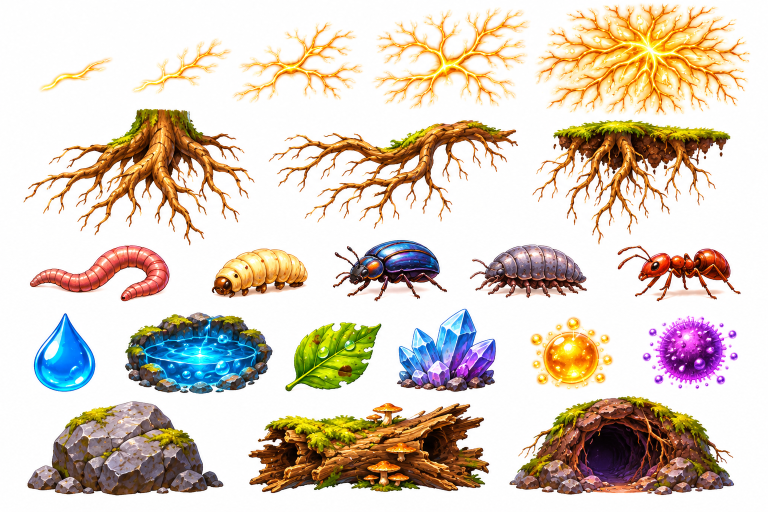
#> input picture art/source/underground_sheet.png, 1536 x 1024 px (shown at 1/2 size); the run also reads 1 picture not shown here
$ python cut_sprites.py
#> lines starting #> are read from the running program, lines starting #| are printed output that depends on the picture; after the words box and inside, x2 and y2 are one past the last pixel; in counts of white or black regions, pixels touching at a corner belong together
#!/usr/bin/env python3
"""Cut individual sprites out of the art sheets (white background -> transparent PNG).

Usage:  python3 tools/cut_sprites.py
Needs:  pip install pillow numpy scipy

How it works
1. Background = near-white pixels connected to the sheet border (flood fill),
   so white details *inside* objects (daisy petals, mushroom spots) survive.
2. Along the background and its edge band we apply "colour to alpha" against
   white, which keeps soft anti-aliased edges and halos instead of a hard cut.
3. Opaque pixels are grouped into objects with connected-component labelling
   (after a dilation so loose grass blades / crumbs stick to their object),
   sorted in reading order and saved with the names listed in SHEETS.
"""
import os
import sys

import numpy as np
from PIL import Image
from scipy import ndimage as ndi

ROOT = os.path.dirname(os.path.dirname(os.path.abspath(__file__)))
SRC = os.path.join(ROOT, "art", "source")
OUT = os.path.join(ROOT, "art", "sprites")

# Names in reading order (top row left->right, then the next row ...).
SHEETS = {
    "underground_sheet.png": dict(
        rows=[
            ["mycelium_1", "mycelium_2", "mycelium_3", "mycelium_4", "mycelium_5"],
            ["roots_stump", "roots_long", "roots_turf"],
            ["worm", "grub", "beetle", "woodlouse", "ant"],
            ["water_drop", "water_pool", "leaf", "crystal", "sugar", "spore"],
            ["rock_mossy", "log_hollow", "burrow"],
        ],
        merge=3,
    ),
    "animals_mushrooms_sheet.png": dict(
        rows=[
            ["hedgehog", "squirrel", "rabbit", "robin", "bluetit"],
            ["mushroom_1", "mushroom_2", "mushroom_3", "mushroom_4", "mushroom_5", "mushroom_6"],
        ],
        merge=3,
    ),
    "rocks_tiles_sheet.png": dict(
        rows=[
            ["rock_1", "rock_2", "rock_3", "rock_4"],
            ["log", "branch", "leaf_pile"],
            ["soil_tile_1", "soil_tile_2", "soil_tile_3"],
        ],
        merge=3,
        # the three soil tiles almost touch: force a cut (x, y_from, y_to)
        cuts=[(516, 600, 1024), (1016, 600, 1024)],
    ),
    "trees_plants_sheet.png": dict(
        rows=[
            ["oak", "birch", "spruce"],
            ["bush_berries", "bush_flowers", "fern_1", "fern_2"],
            ["daisies", "bluebells", "buttercups", "grass_1", "grass_2", "grass_3"],
        ],
        merge=3,
    ),
}

BG_DIST = 34      # "distance from white" below which a pixel may be background
EDGE_BAND = 3     # px of object edge that also gets colour-to-alpha
HOLE_MEAN = 9     # mean distance from white of an enclosed hole to count as background
HOLE_MIN = 60     # px; smaller enclosed white spots are kept (petals, highlights)
MIN_AREA = 600    # ignore specks smaller than this (px of opaque area)


def cut_alpha(rgb):
    """Return float RGBA (0..1) with the white background removed."""
    f = rgb.astype(np.float32) / 255.0
    dist = 1.0 - f.min(axis=2)                       # 0 = pure white
    cand = dist < BG_DIST / 255.0
    lab, n = ndi.label(cand)
    border = np.unique(np.concatenate([lab[0], lab[-1], lab[:, 0], lab[:, -1]]))
    border = border[border != 0]
    bg = np.isin(lab, border)
    # holes of almost pure white enclosed by an object (gaps between roots,
    # grass blades, under the ant...) are background too; light-but-shaded
    # details such as daisy petals or mushroom spots have a higher mean distance.
    means = ndi.mean(dist, lab, index=np.arange(1, n + 1))
    sizes = ndi.sum(cand, lab, index=np.arange(1, n + 1))
    holes = np.where((means < HOLE_MEAN / 255.0) & (sizes > HOLE_MIN))[0] + 1
    bg |= np.isin(lab, holes)
    soft = ndi.binary_dilation(bg, iterations=EDGE_BAND)

    # colour to alpha against white: alpha = max channel distance from white
    a = (1.0 - f).max(axis=2)
    a = np.clip(a / 0.55, 0, 1)                      # boost so real colours stay opaque
    alpha = np.where(soft, a, 1.0)
    alpha[bg & (dist < 6 / 255.0)] = 0.0
    # un-premultiply the white so edges are not haloed
    safe = np.maximum(alpha, 1e-3)[..., None]
    col = np.clip((f - (1.0 - alpha[..., None])) / safe, 0, 1)
    col = np.where(soft[..., None], col, f)
    return np.dstack([col, alpha])


def components(alpha, merge, cuts=()):
    solid = alpha > 0.12
    for x, y0, y1 in cuts:
        solid[y0:y1, x - 2:x + 3] = False
    grown = ndi.binary_dilation(solid, iterations=merge)
    for x, y0, y1 in cuts:
        grown[y0:y1, x - 2:x + 3] = False
    lab, n = ndi.label(grown)
    objs = []
    for i, sl in enumerate(ndi.find_objects(lab), start=1):
        if sl is None:
            continue
        own = (lab[sl] == i) & solid[sl]
        if own.sum() < MIN_AREA:
            continue
        objs.append((sl, i))
    return lab, objs


def reading_order(objs, nrows):
    """Group objects into nrows rows by vertical centre (k-means-ish), then sort by x."""
    cy = np.array([(s[0].start + s[0].stop) / 2 for s, _ in objs])
    # initial row centres spread over the range
    centres = np.linspace(cy.min(), cy.max(), nrows)
    for _ in range(20):
        idx = np.abs(cy[:, None] - centres[None, :]).argmin(axis=1)
        for r in range(nrows):
            if (idx == r).any():
                centres[r] = cy[idx == r].mean()
    idx = np.abs(cy[:, None] - centres[None, :]).argmin(axis=1)
    rows = []
    for r in np.argsort(centres):
        members = [objs[k] for k in np.where(idx == r)[0]]
        members.sort(key=lambda o: o[0][1].start)
        rows.append(members)
    return rows


def main():
    os.makedirs(OUT, exist_ok=True)
    ok = True
    for sheet, cfg in SHEETS.items():
        img = Image.open(os.path.join(SRC, sheet)).convert("RGB")
#> img is the input picture: PIL image 1536x1024 RGB; mean R, G, B 218.8, 206.1, 192
        rgba = cut_alpha(np.asarray(img))
#> in cut_alpha, `cand = dist < BG_DIST / 255.0`:
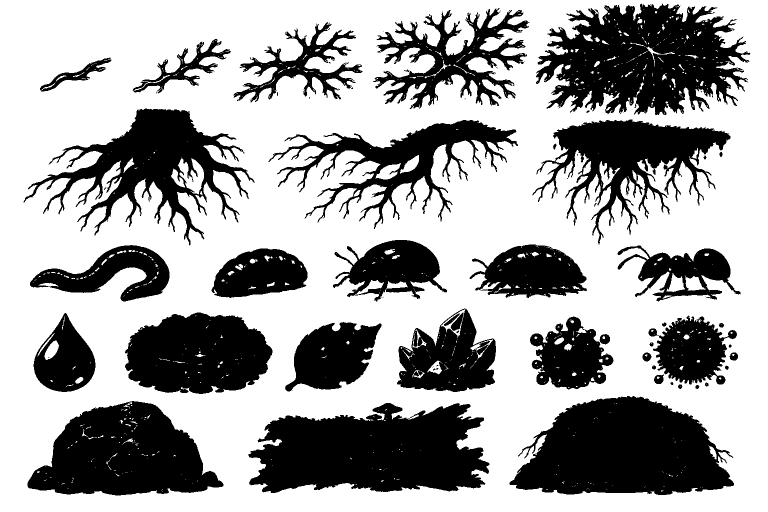
#> cand: shape (1024, 1536) bool (shown at 1/2 size); 64.3% white; 78 black regions (34 under 20 px), largest, box (x1, y1, x2, y2) and area: (497, 806, 979, 986) 63421, (1019, 792, 1468, 990) 62385, (1072, 7, 1501, 230) 60478
#> in cut_alpha, `lab, n = ndi.label(cand)`:
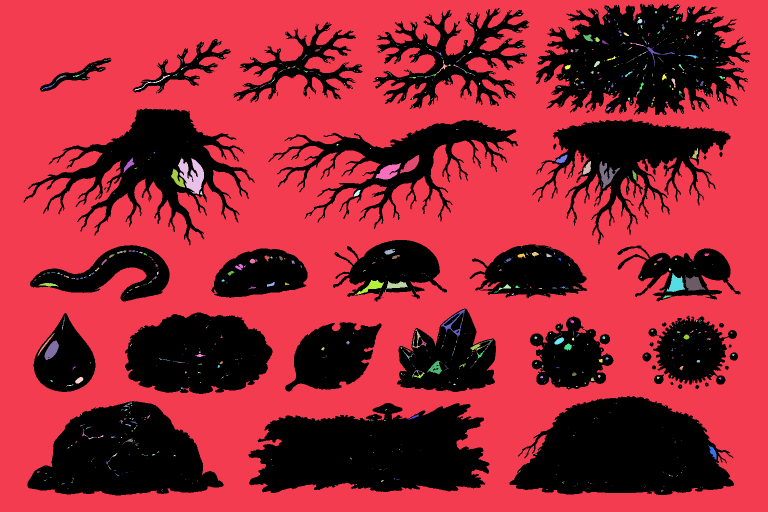
#> lab: shape (1024, 1536) int32 (shown at 1/2 size); 1423 distinct labels, from 0 to 1422; one colour per label, 0 black
#> in cut_alpha, `lab, n = ndi.label(cand)`: n = 1422
#> in cut_alpha, `border = np.unique(np.concatenate([lab[0], lab[-1], lab[:, 0], lab[:, ..`: border = [1]
#> in cut_alpha, `bg = np.isin(lab, border)`: bg: shape (1024, 1536) bool; 63% white; 70 black regions (28 under 20 px), largest, box (x1, y1, x2, y2) and area: (497, 806, 979, 986) 63572, (1072, 7, 1501, 230) 63168, (1019, 792, 1468, 990) 62697
#> in cut_alpha, `means = ndi.mean(dist, lab, index=np.arange(1, n + 1))`: means = 1422 values, max 0.133 at index 8, min 0 at index 1183, mean 0.0854
#> in cut_alpha, `sizes = ndi.sum(cand, lab, index=np.arange(1, n + 1))`: sizes = 1422 values, max 990121 at index 0, min 1 at index 2, mean 710.8
#> in cut_alpha, `holes = np.where((means < HOLE_MEAN / 255.0) & (sizes > HOLE_MIN))[0] ..`: holes = 22 values from 1 to 1296
#> in cut_alpha, `bg |= np.isin(lab, holes)`: bg: shape (1024, 1536) bool; 63.5% white; 71 black regions (29 under 20 px), largest, box (x1, y1, x2, y2) and area: (497, 806, 979, 986) 63507, (1072, 7, 1501, 230) 63040, (1019, 792, 1468, 990) 62500
#> in cut_alpha, `soft = ndi.binary_dilation(bg, iterations=EDGE_BAND)`: soft: shape (1024, 1536) bool; 70.2% white; 199 black regions (156 under 20 px), largest, box (x1, y1, x2, y2) and area: (1022, 795, 1465, 987) 58169, (500, 809, 976, 983) 57720, (1076, 12, 1487, 227) 52639
        lab, objs = components(rgba[..., 3], cfg["merge"], cfg.get("cuts", ()))
#> in components, `solid = alpha > 0.12`: solid: shape (1024, 1536) bool; 37.9% white; 85 white regions (45 under 20 px), largest, box (x1, y1, x2, y2) and area: (1069, 6, 1501, 231) 69801, (496, 806, 979, 987) 63839, (1018, 792, 1469, 991) 62785
#> in components, `grown = ndi.binary_dilation(solid, iterations=merge)`: grown: shape (1024, 1536) bool; 45.1% white; 23 white regions, largest, box (x1, y1, x2, y2) and area: (1066, 3, 1504, 234) 79191, (493, 803, 982, 990) 69333, (1015, 789, 1472, 994) 67244
#> in components, `lab, n = ndi.label(grown)`:
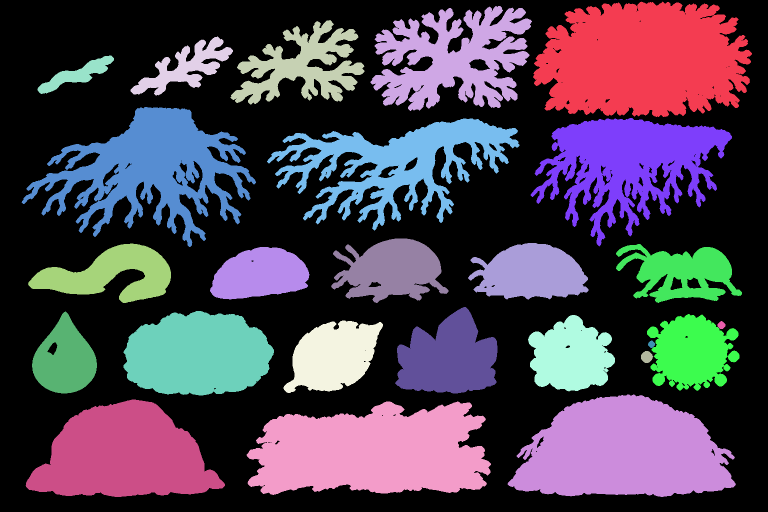
#> lab: shape (1024, 1536) int32 (shown at 1/2 size); 26 distinct labels, from 0 to 25; one colour per label, 0 black
#> in components, `lab, n = ndi.label(grown)`: n = 25
#> the loop in components, `for i, sl in enumerate(ndi.find_objects(lab), start=1):` made 25 passes
#> pass 1, in components, `own = (lab[sl] == i) & solid[sl]`:
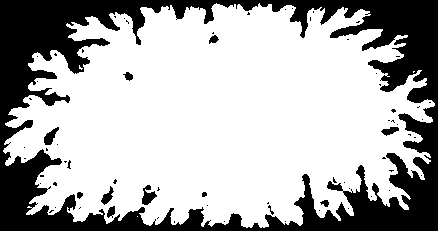
#> own: shape (231, 438) bool; 69% white; 70 black regions (58 under 20 px), largest, box (x1, y1, x2, y2) and area: (0, 0, 438, 231) 30360, (142, 185, 157, 205) 165, (44, 127, 59, 145) 136
#> after the loop in components, `for i, sl in enumerate(ndi.find_objects(lab), start=1):`: objs = 22 items
#> objs = 22 items
        rows = reading_order(objs, len(cfg["rows"]))
#> in reading_order, `cy = np.array([(s[0].start + s[0].stop) / 2 for s, _ in objs])`: cy = 22 values, max 896.5 at index 20, min 117 at index 1, mean 516.1
#> after the loop in reading_order, `for _ in range(20):`: centres = [128.3, 355.8, 544.8, 706.2, 894.8]
#> in reading_order, `idx = np.abs(cy[:, None] - centres[None, :]).argmin(axis=1)`: idx = 22 values from 0 to 4
#> the loop in reading_order, `for r in np.argsort(centres):` made 5 passes
#> after the loop in reading_order, `for r in np.argsort(centres):`: rows = 5 items
#> rows = 5 items
        for r, (names, members) in enumerate(zip(cfg["rows"], rows)):
            if len(names) != len(members):
                ok = False
                print(f"!! {sheet} row {r}: expected {len(names)} objects, found {len(members)}:",
                      [(m[0][1].start, m[0][0].start) for m in members])
                continue
            for name, (sl, i) in zip(names, members):
                pad = 2
                y0, y1 = max(sl[0].start - pad, 0), min(sl[0].stop + pad, lab.shape[0])
                x0, x1 = max(sl[1].start - pad, 0), min(sl[1].stop + pad, lab.shape[1])
                crop = rgba[y0:y1, x0:x1].copy()
                crop[..., 3] *= (lab[y0:y1, x0:x1] == i)        # drop neighbours' pixels
                out = Image.fromarray((crop * 255 + 0.5).astype(np.uint8), "RGBA")
                out.save(os.path.join(OUT, name + ".png"), optimize=True)
                print(f"{sheet:30s} -> {name:14s} {out.size}")
#> this loop made 5 passes
#> names on passes 2, 3, 5: ['roots_stump', 'roots_long', 'roots_turf'], ['worm', 'grub', 'beetle', 'woodlouse', 'ant'], ['rock_mossy', 'log_hollow', 'burrow']
#> (printed output is left out)
#> pass 1, in main, `out.save(os.path.join(OUT, name + ".png"), optimize=True)`:
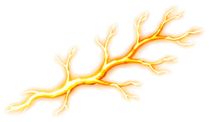
#> saved as mycelium_2.png: PIL image 209x122 RGBA; mean R, G, B, A 68.8, 55.6, 30.6, 39.6; transparent parts drawn white
#> pass 1, in main, `out.save(os.path.join(OUT, name + ".png"), optimize=True)`:
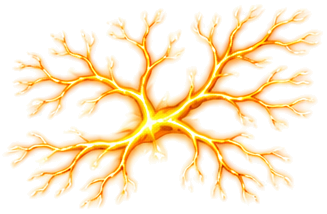
#> saved as mycelium_4.png: PIL image 327x214 RGBA; mean R, G, B, A 116.4, 90.9, 47.3, 70.2; transparent parts drawn white
#> after the loop:
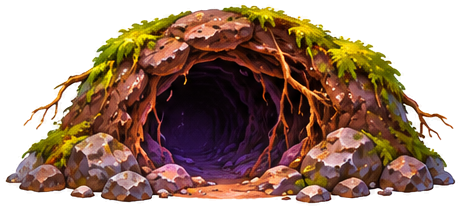
#> crop: shape (209, 461, 4) float32; mean R, G, B, A 0.296, 0.192, 0.127, 0.646; transparent parts drawn white
#> pass 2 of the loop in main, `for sheet, cfg in SHEETS.items():`:
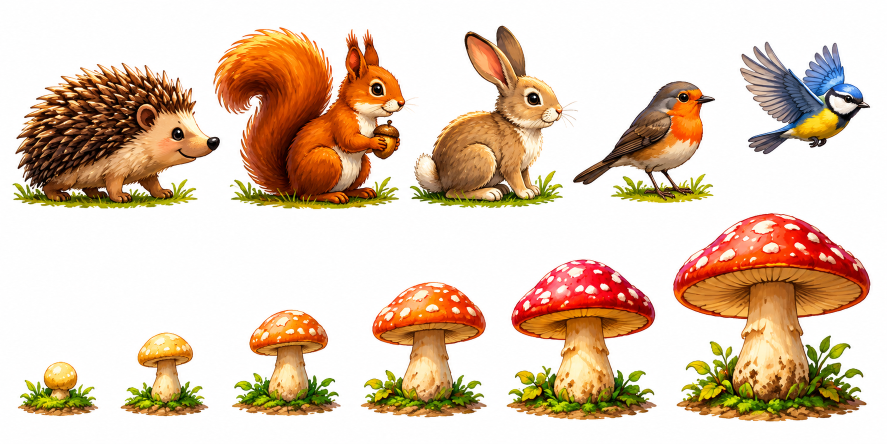
#> input picture art/source/animals_mushrooms_sheet.png, 1774 x 887 px (shown at 1/2 size)
#> in main, img is the input picture: PIL image 1774x887 RGB; mean R, G, B 224.1, 201.7, 180.6
#> f: shape (887, 1774, 3) float32
#> dist: shape (887, 1774) float32
#> cand: shape (887, 1774) bool; 63.9% white; 37 black regions (23 under 20 px), largest, box (x1, y1, x2, y2) and area: (1346, 426, 1741, 843) 108129, (426, 54, 831, 419) 98894, (25, 125, 440, 417) 82982
#> soft: shape (887, 1774) bool; 66.9% white; 51 black regions (26 under 20 px), largest, box (x1, y1, x2, y2) and area: (1349, 429, 1738, 840) 100616, (432, 58, 808, 416) 89607, (31, 129, 437, 414) 76510
#> a: shape (887, 1774) float32
#> safe: shape (887, 1774, 1) float32
#> col: shape (887, 1774, 3) float32
#> solid: shape (887, 1774) bool; 37% white; 47 white regions (35 under 20 px), largest, box (x1, y1, x2, y2) and area: (1346, 426, 1741, 843) 111253, (426, 54, 837, 419) 100093, (24, 125, 440, 418) 84898
#> grown: shape (887, 1774) bool; 40.4% white; 11 white regions, largest, box (x1, y1, x2, y2) and area: (1343, 423, 1744, 846) 119008, (423, 51, 840, 422) 108961, (21, 122, 443, 421) 91961
#> in components (call 2), `lab, n = ndi.label(grown)`: n = 11
#> the loop in components (call 2), `for i, sl in enumerate(ndi.find_objects(lab), start=1):` made 11 passes
#> pass 1, in components (call 2), `own = (lab[sl] == i) & solid[sl]`:
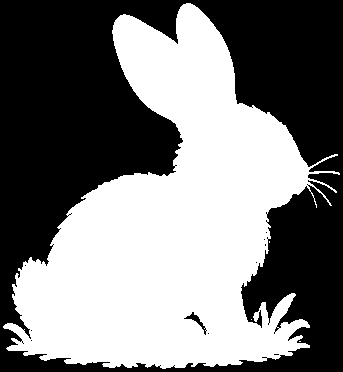
#> own: shape (372, 343) bool; 48.3% white; 4 white regions (3 under 20 px), largest, box (x1, y1, x2, y2) and area: (3, 3, 340, 369) 61637
#> after the loop in components (call 2), `for i, sl in enumerate(ndi.find_objects(lab), start=1):`: objs = 11 items
#> the loop in reading_order (call 2), `for r in np.argsort(centres):` made 2 passes
#> in main, `rows = reading_order(objs, len(cfg["rows"]))`: rows = 2 items
#> the loop in main, `for r, (names, members) in enumerate(zip(cfg["rows"], rows)):` made 2 passes
#> (r, names) on pass 1: (0, ['hedgehog', 'squirrel', 'rabbit', 'robin', 'bluetit'])
#> (printed output is left out)
#> pass 1, in main, `out.save(os.path.join(OUT, name + ".png"), optimize=True)`:
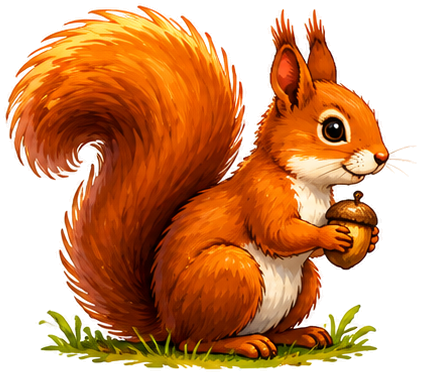
#> saved as squirrel.png: PIL image 421x375 RGBA; mean R, G, B, A 119, 60.4, 18.1, 159.1; transparent parts drawn white
    # the forest background is used as-is (no cut-out needed)
    Image.open(os.path.join(SRC, "background.png")).convert("RGB").save(
        os.path.join(OUT, "background.jpg"), quality=88)
    print("background.jpg saved")
    sys.exit(0 if ok else 1)
#> (the program exits here)
